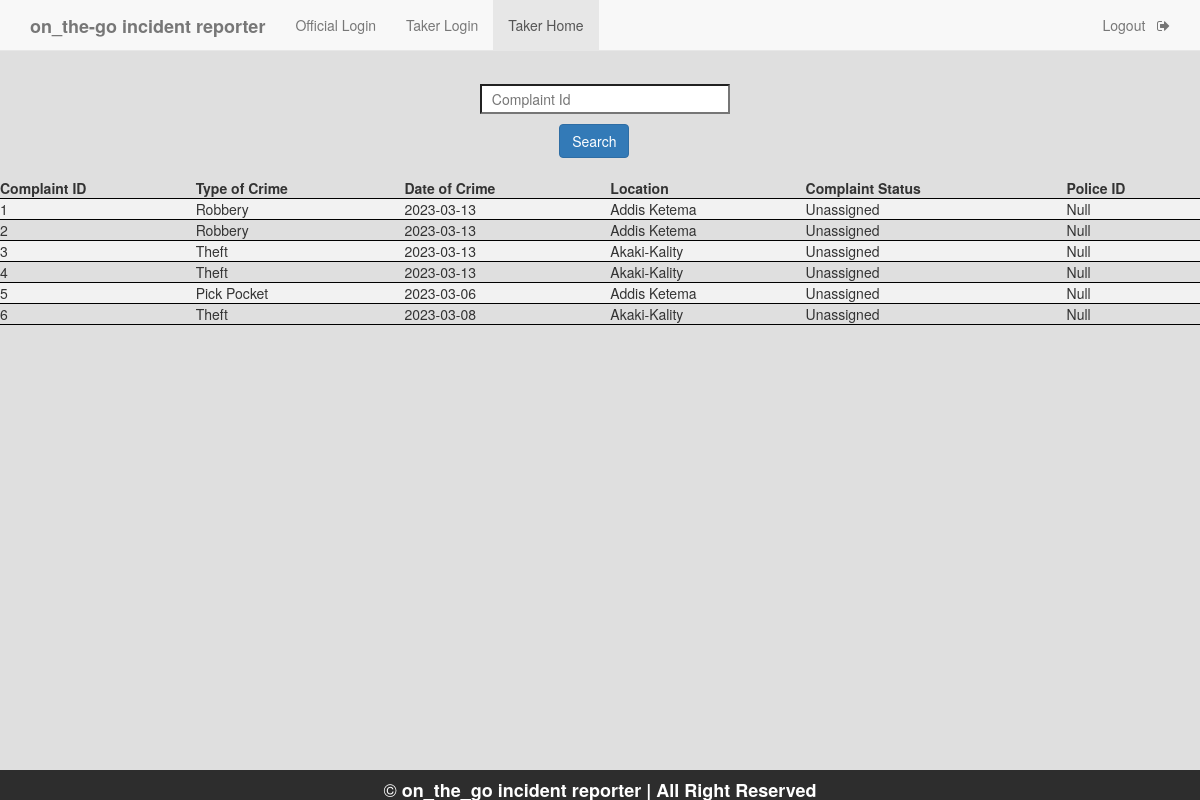
/TakerHome.php (signed in), run on the app's committed database.
### tables this page shows
CREATE TABLE `complaint` (
  `c_id` int(11) NOT NULL,
  `id_no` bigint(12) NOT NULL,
  `location` varchar(50) NOT NULL,
  `type_crime` varchar(50) NOT NULL,
  `d_o_c` date NOT NULL,
  `repo_time_and_date` varchar(50) NOT NULL DEFAULT current_timestamp(),
  `description` varchar(7000) NOT NULL,
  `inc_status` varchar(50) DEFAULT 'Unassigned',
  `pol_status` varchar(50) DEFAULT 'null',
  `p_id` varchar(50) DEFAULT 'Null'
);

### TakerHome.php (the view, shortened to what this page needs)
<!DOCTYPE html>
<html>
<head>
</head>
<body style="background-color: #dfdfdf">
	<nav  class="navbar navbar-default navbar-fixed-top">
  <div class="container">
    <div class="navbar-header">
      <a class="navbar-brand" href="home.php"><b> on_the-go incident reporter </b></a>
    </div>
    <div id="navbar" class="collapse navbar-collapse">
      <ul class="nav navbar-nav">
        <li ><a href="official_login.php">Official Login</a></li>
        <li ><a href="Takerlogin.php">Taker Login</a></li>
        <li class="active"><a href="TakerHome.php">Taker Home</a></li>
      </ul>
      <ul class="nav navbar-nav navbar-right">
        <li><a href="Taker_logout.php">Logout &nbsp <i class="fa fa-sign-out" aria-hidden="true"></i></a></li>
      </ul>
    </div>
  </div>
 </nav>
    <form style="margin-top: 7%; margin-left: 40%;" method="post">
      <input type="text" name="cid" style="width: 250px; height: 30px; background-color:white;" placeholder="&nbsp Complaint Id" id="ciid" onfocusout="f1()" required>
        <div>
      <input class="btn btn-primary" type="submit" value="Search" name="s2" style="margin-top: 10px; margin-left: 11%;"> </br> </br>
        </div>
    </form>
    <div style="position: fixed;
   left: 0;
   bottom: 0;
   width: 100%;
   height: 30px;
   background-color: rgba(0,0,0,0.8);
   color: white;
   text-align: center;">
  <h4 style="color: white;">&copy <b> on_the_go incident reporter | All Right Reserved</b></h4>
</div>
<?php
    $conn=mysqli_connect("localhost","root","");
  mysqli_select_db($conn,"on_the_go incident reporter");
  $sql = "SELECT c_id, type_crime, d_o_c,location, inc_status, p_id FROM complaint";
  $result = mysqli_query($conn, $sql);
  if (mysqli_num_rows($result) > 0) {
      echo "<table>";
      echo "<tr>
      <th>Complaint ID</th>
      <th>Type of Crime</th>
      <th>Date of Crime</th>
      <th>Location</th>
      <th>Complaint Status</th>
      <th>Police ID</th></tr>";
      while ($row = mysqli_fetch_assoc($result)) {
          echo "<tr>
          <td>" . $row["c_id"] . "</td>
          <td>" . $row["type_crime"] . "</td>
          <td>" . $row["d_o_c"] . "</td>
          <td>" . $row["location"] . "</td>
          <td>" . $row["inc_status"] . "</td>
          <td>" . $row["p_id"] . "</td>
          </tr>";
      }
      echo "</table>";
  } else {
      echo "No complaints found.";
  }
  ?>
	<link rel="stylesheet" type="text/css" href="https://maxcdn.bootstrapcdn.com/bootstrap/3.3.5/css/bootstrap.min.css">
	<link rel="stylesheet" type="text/css" href="https://maxcdn.bootstrapcdn.com/font-awesome/4.4.0/css/font-awesome.min.css">
</body>
</html>

### TakerHome.php (style rules this page uses)
table { border-collapse: collapse; width: 100%; }
th, td { padding: 8px; text-align: left; border-bottom: 1px solid #000; }
tr:nth-child(even) { background-color: #f2f2f2; }

### data on the page
complaint: c_id "1", type_crime "Robbery", d_o_c "2023-03-13", location "Addis Ketema", inc_status "Unassigned", p "Null"
complaint: c_id "2", type_crime "Robbery", d_o_c "2023-03-13", location "Addis Ketema", inc_status "Unassigned", p "Null"
complaint: c_id "3", type_crime "Theft", d_o_c "2023-03-13", location "Akaki-Kality", inc_status "Unassigned", p "Null"
complaint: c_id "4", type_crime "Theft", d_o_c "2023-03-13", location "Akaki-Kality", inc_status "Unassigned", p "Null"
complaint: c_id "5", type_crime "Pick Pocket", d_o_c "2023-03-06", location "Addis Ketema", inc_status "Unassigned", p "Null"
complaint: c_id "6", type_crime "Theft", d_o_c "2023-03-08", location "Akaki-Kality", inc_status "Unassigned", p "Null"
